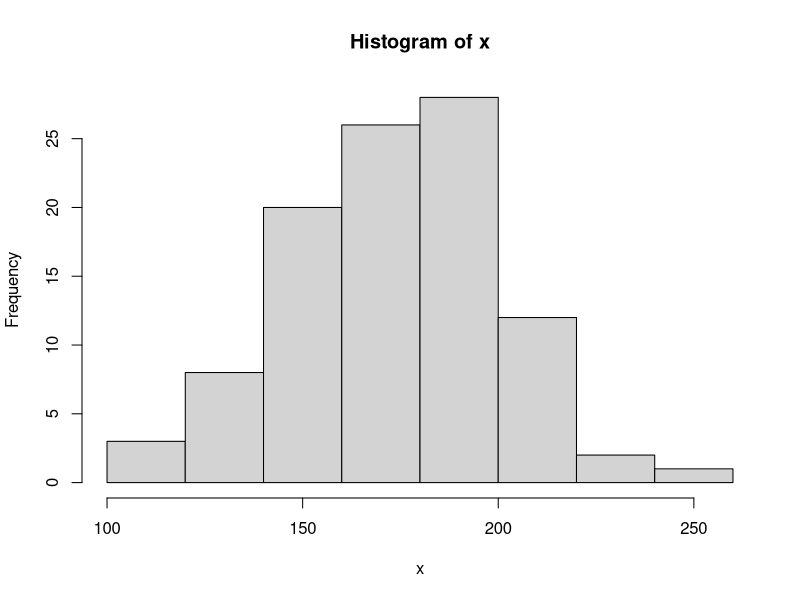

This figure's R source:
set.seed(1)

# Wir erstellen 100 normalverteilte Werte mit Mittelwert 170cm
# und Standardabweichung 30cm als Verteilung der Körpergrößen.
x <- rnorm(100, mean = 170, sd = 30)

# Histogramm zeichnen
hist(x)

# Quantile berechnen, in diesem Beispiel Quartile
percentages <- seq(0, 1, 0.25)
quantile(x, percentages)

# 25% der Personen sind kleiner als 156cm.
# 50% der Personen sind kleiner als 174cm.
# 75% der Personen sind kleiner als 191cm.
